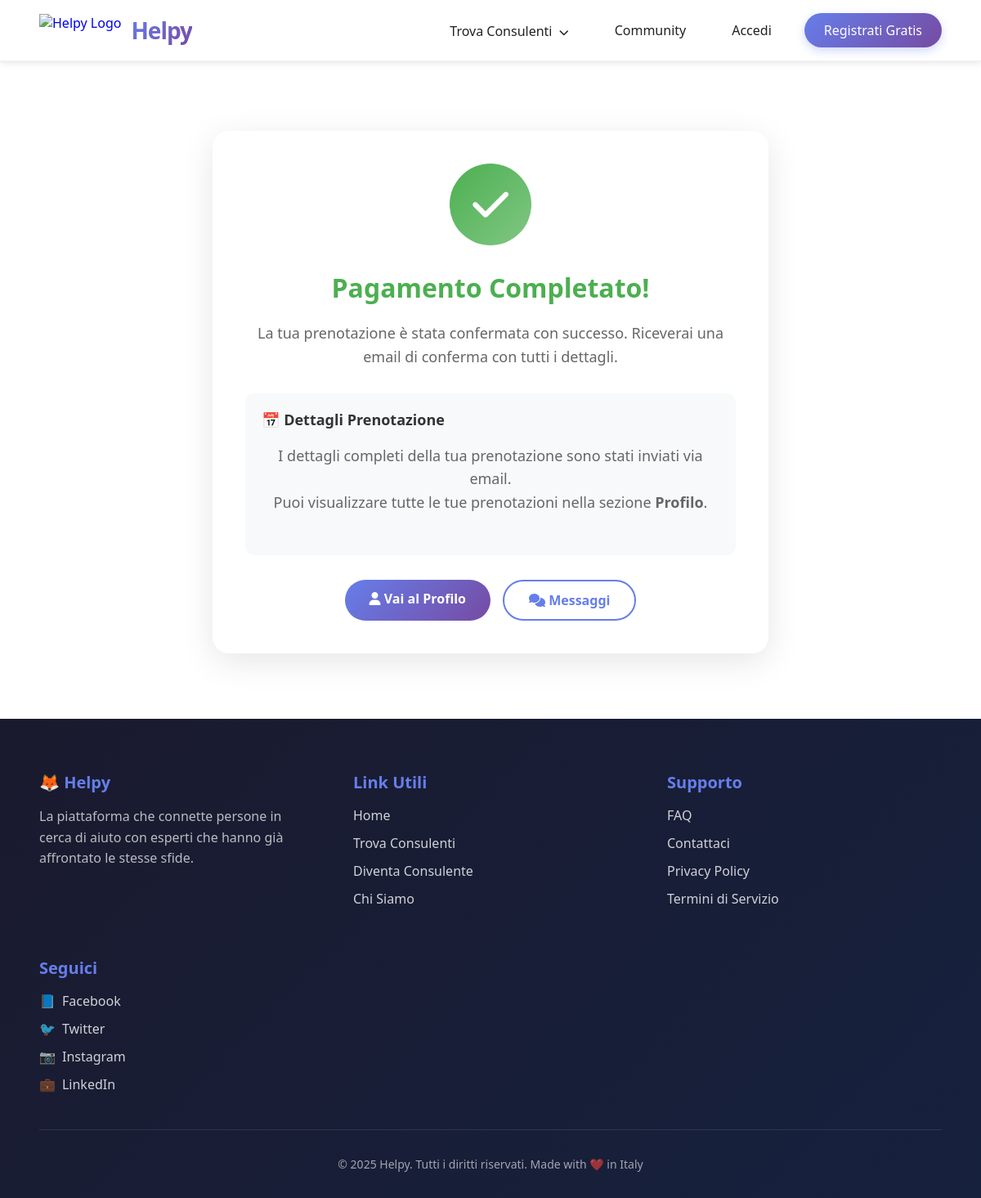
/booking/success (signed in), run on an earlier commit of the app's database.
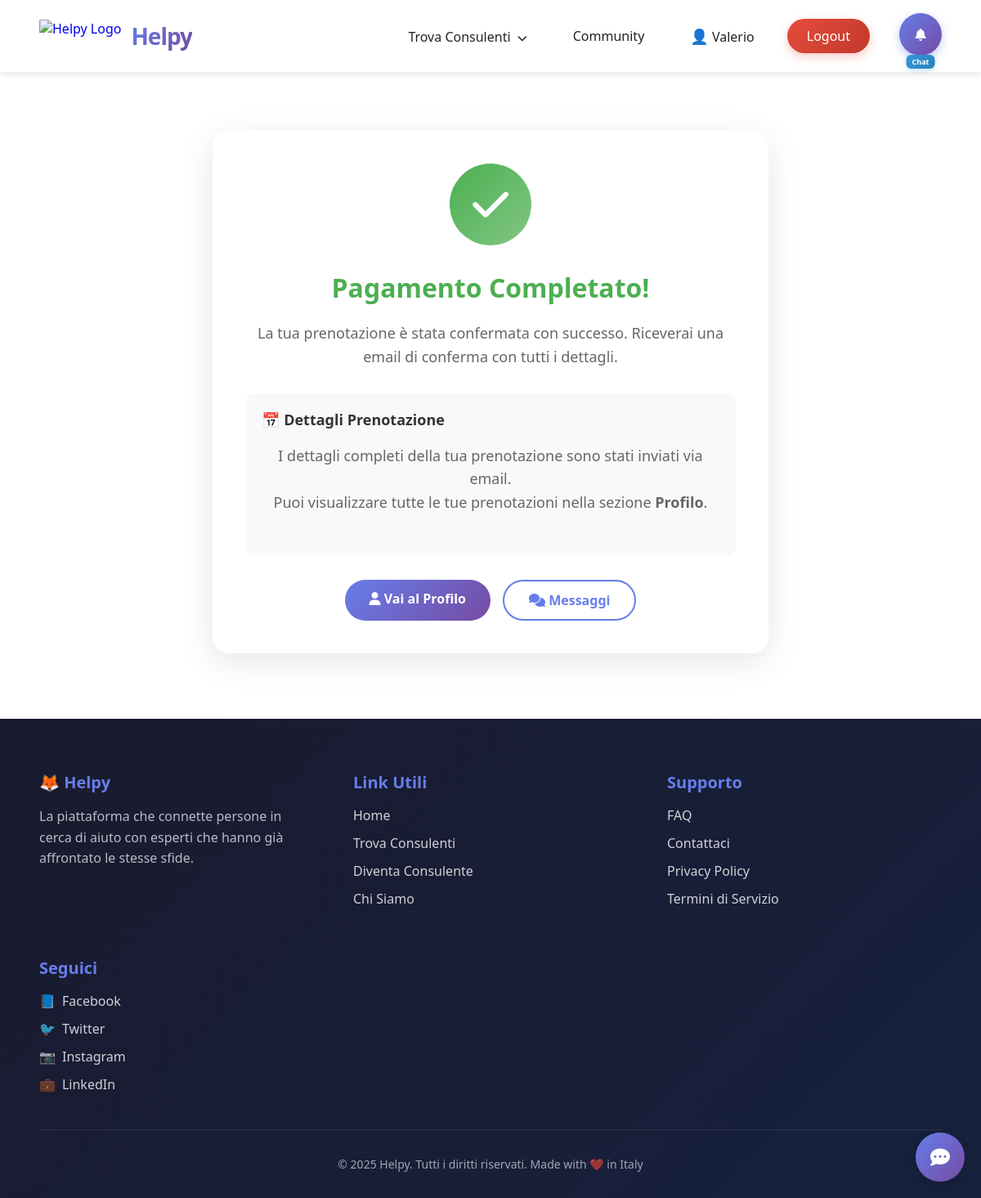
And on a later commit of the database.
### app/models.py (models this page shows)
class User(SQLModel, table=True):
    __tablename__ = "user"
    id: Optional[int] = Field(default=None, primary_key=True)
    email: str = Field(unique=True, index=True)
    password_md5: str
    nome: Optional[str] = None
    cognome: Optional[str] = None
    professione: Optional[str] = None
    category_id: Optional[int] = Field(default=None, foreign_key="category.id")
    selected_subcategories: Optional[str] = Field(default=None)  # JSON array di IDs: '["9", "10"]'
    profile_picture: Optional[str] = None
    prezzo_consulenza: Optional[int] = None
    consulenze_vendute: int = Field(default=0)
    consulenze_acquistate: int = Field(default=0)
    bollini: int = Field(default=0)
    descrizione: Optional[str] = None
    aree_interesse: Optional[str] = None
    confirmed: int = Field(default=0)
    confirmation_code: Optional[str] = None
    is_verified: bool = Field(default=False)
    is_anonymous: bool = Field(default=False)  # Se True, mostra "Utente #ID" invece del nome
    user_type_id: int = Field(default=1)  # 1=Utente, 2=Verificatore, 3=Amministratore
    created_at: Optional[datetime] = Field(default_factory=datetime.utcnow)

### app/routes/booking.py (the view)
@router.get("/booking/success", response_class=HTMLResponse)
async def booking_success(request: Request):
    current_user = get_current_user(request)
    return templates.TemplateResponse("booking_success.html", {
        "request": request,
        "user": current_user,
        "current_user": current_user
    })

### app/templates/booking_success.html (shortened to what this page needs)
{% extends "base.html" %}
{% block content %}
<div class="success-container">
    <div class="success-icon">
        <i class="fas fa-check"></i>
    </div>
    <h1>Pagamento Completato!</h1>
    <p>La tua prenotazione è stata confermata con successo. Riceverai una email di conferma con tutti i dettagli.</p>
    <div class="booking-details" id="bookingDetails">
        <h3>📅 Dettagli Prenotazione</h3>
        <div id="detailsContent">
            <p style="text-align: center; color: #666;">
                I dettagli completi della tua prenotazione sono stati inviati via email.<br>
                Puoi visualizzare tutte le tue prenotazioni nella sezione <strong>Profilo</strong>.
            </p>
        </div>
    </div>
    <div class="action-buttons">
        <a href="/profile" class="btn btn-primary">
            <i class="fas fa-user"></i> Vai al Profilo
        </a>
        <a href="/messaggi" class="btn btn-secondary">
            <i class="fas fa-comments"></i> Messaggi
        </a>
    </div>
</div>
{% endblock %}

### app/templates/base.html (shortened to what the changed rows need)
<!DOCTYPE html>
<html lang="it">
<head>
    <link rel="stylesheet" href="https://cdnjs.cloudflare.com/ajax/libs/font-awesome/6.4.0/css/all.min.css">
    <link rel="stylesheet" href="/static/style.css">
    <link rel="stylesheet" href="/static/mobile.css">
</head>
<body>
    <nav class="navbar">
        <div class="navbar-links">
            <div class="navbar-dropdown">
                <a href="/consultants" class="navbar-link">
                </a>
            </div>
            <a href="/community" class="navbar-link">
                <span class="navbar-link-text">Community</span>
            </a>
            {% if current_user %}
                <a href="/profile" class="navbar-link">
                    <span style="font-size: 18px;">👤</span>
                    <span class="navbar-link-text">{{ current_user.nome or current_user.email.split('@')[0] }}</span>
                </a>
                <a href="/logout" class="register-btn logout-btn">
                    Logout
                </a>
                <div class="notifications-icon" id="notificationsIcon" onclick="toggleNotifications()">
                    <i class="fas fa-bell"></i>
                    <span class="chat-reopen-text" onclick="event.stopPropagation(); reopenChatWidget()">Chat</span>
                </div>
            {% else %}
                <a href="/login" class="navbar-link">Accedi</a>
                <a href="/register" class="register-btn">
                    Registrati Gratis
                </a>
            {% endif %}
        </div>
    </nav>
    {% block content %}{% endblock %}
    {% if user %}
        {% include "chat_widget.html" %}
    {% endif %}
</body>
</html>

What changed in the data, as far as the page shows it:
now on this page (row edited): User: nome "Valerio"
Also different on the page:
text no longer shown: "Accedi Registrati Gratis"
text now shown: "👤 Logout Chat"
